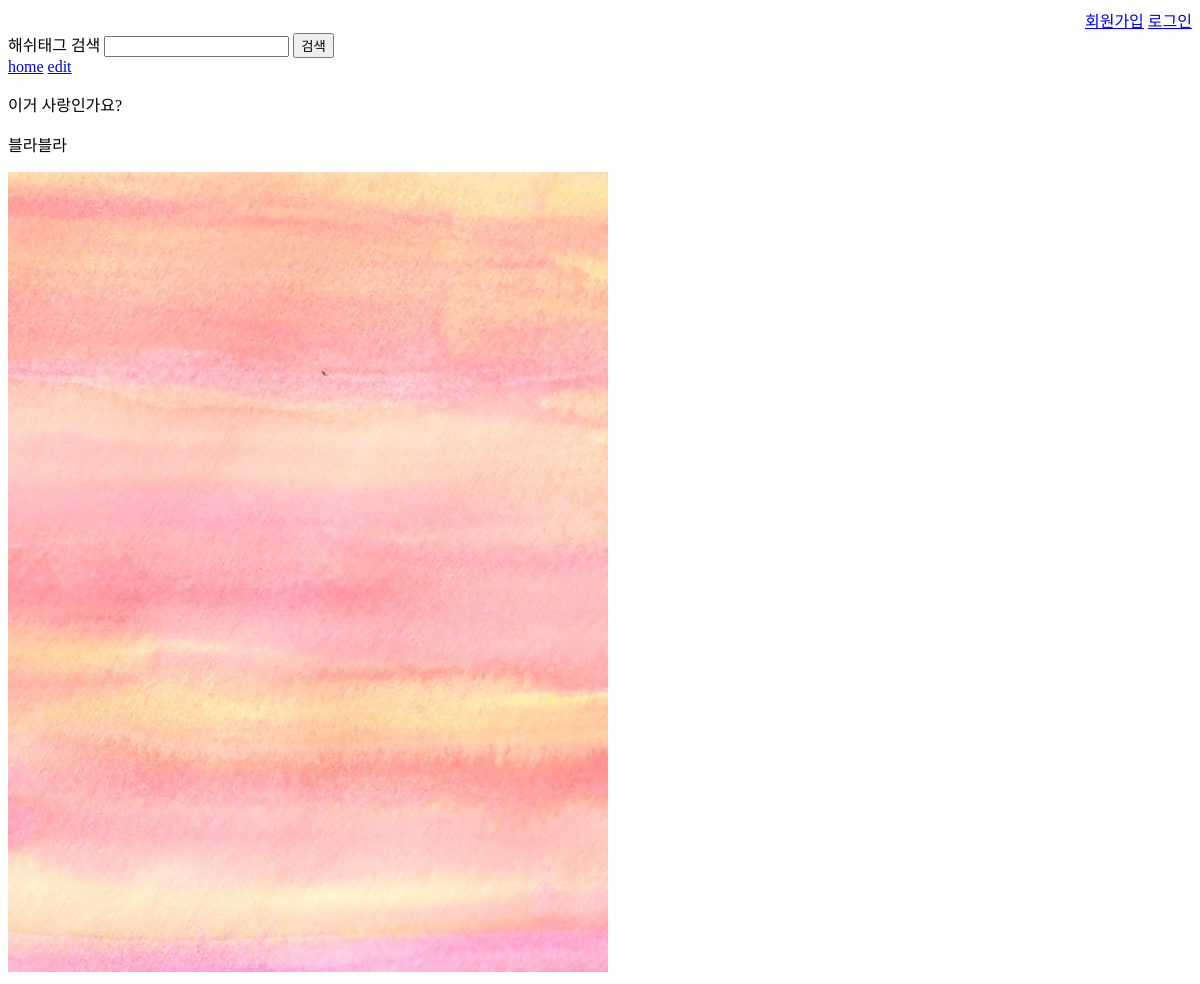
/home/1/, run on an earlier commit of the app's database.
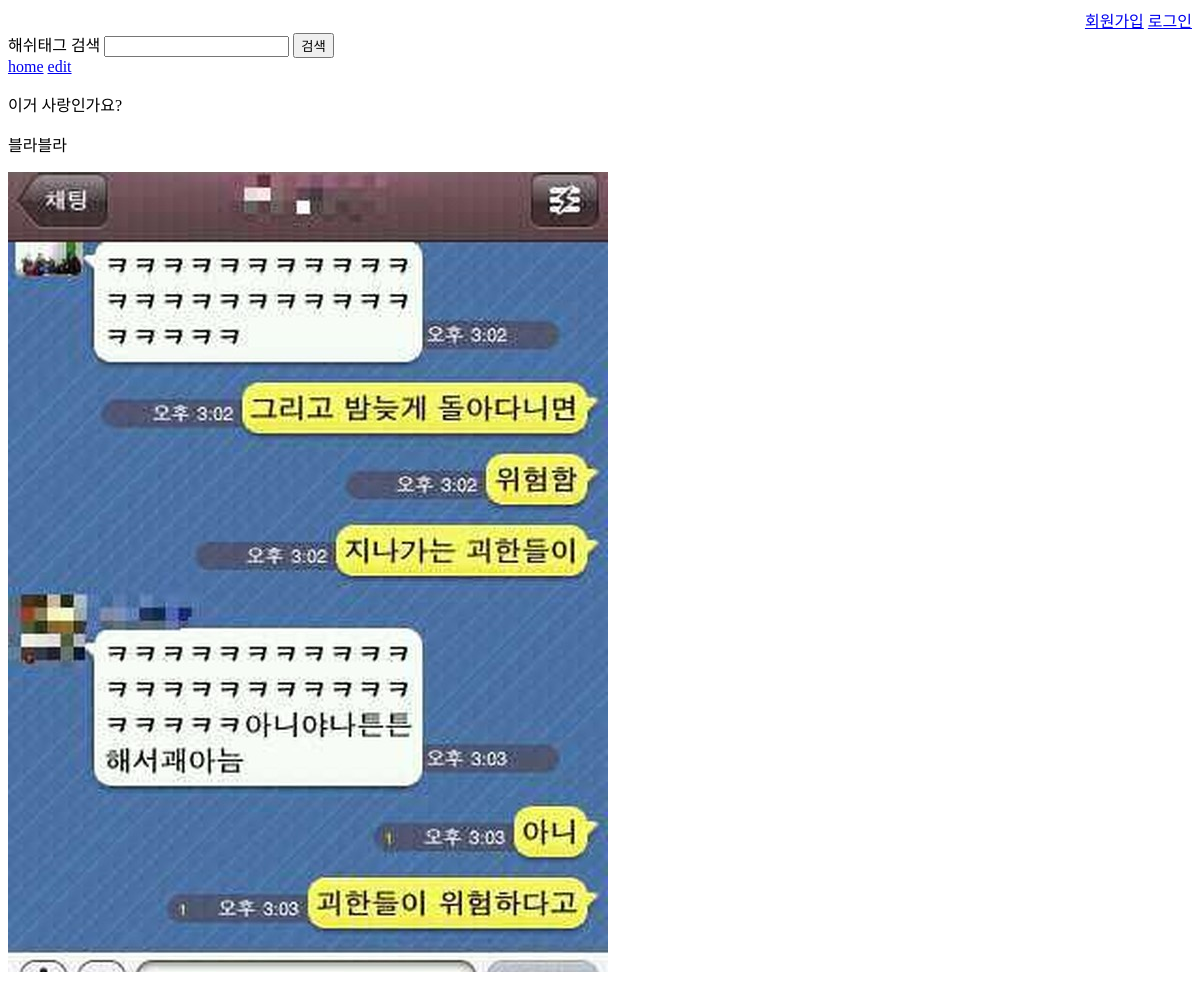
And on a later commit of the database.
### feedpage/models.py (models this page shows, shortened)
class Feed(models.Model):
    title = models.CharField(max_length=256)
    content = models.TextField()
    created_at = models.DateTimeField(default=timezone.now)
    updated_at = models.DateTimeField(blank=True, null=True)
    anonymous = models.BooleanField(default=False)
    author = models.ForeignKey(User, null=True, on_delete= models.CASCADE)
    sunny_content =models.CharField(max_length=256)
    cloudy_content= models.CharField(max_length=256)
    rainy_content=models.CharField(max_length=256)
    sunny_users = models.ManyToManyField(User, blank=True, related_name='feeds_sunny', through='Sunny')
    cloudy_users = models.ManyToManyField(User, blank=True, related_name='feeds_cloudy', through='Cloudy')
    rainy_users = models.ManyToManyField(User, blank=True, related_name='feeds_rainy', through='Rainy')
    nickname=models.CharField(max_length=200, blank=True)
    photo = ProcessedImageField(upload_to= 'feed_photos',
                                processors=[ResizeToFill(600, 800)],
                                options={'quality': 90})
    hashtag_str=models.TextField(blank=True)

### feedpage/views.py (the view, shortened to what this page needs)
# urls.py: path('<int:id>/', views.show, name='show'),
def show(request, id):
    if request.method == 'GET':
        feed = Feed.objects.get(id=id)
        return render(request, 'feedpage/show.html', {'feed': feed})

### feedpage/templates/feedpage/show.html
{% extends 'base.html' %}
{% block content %}
    <div>
      <a href="/home">home</a>
      <a href="/home/{{feed.id}}/edit/"> edit </a>
      <p>{{ feed.title }}</p>
      <p>{{ feed.content }}</p>
      {% if  feed.photo %}
          <img  src="{{ feed.photo.url }}"  alt="">
      {% endif %}
    </div>
{% endblock content %}

### feedpage/templates/base.html (shortened to what this page needs)
<!DOCTYPE html>
<html>
  <head>
  </head>
  <header>
    <div style="text-align: right;">
        {% if user.is_authenticated %}
             {{  user.profile.nickname }}님, 안녕하세요
             <a href="{% url 'logout'%}?next={{request.path}}">로그아웃</a>
             <a href="{% url 'mypage'%}">My Page</a>
        {% else %}
             <a href="{% url 'signup' %}">회원가입</a>
             <a href="{% url 'login'%}?next={{request.path}}">로그인</a>
        {% endif %}
    </div>
  </header>
  <form action="/home/search" method="get">
    해쉬태그 검색
    <input type="text" name="hashtags" value="{{ hashtags }}">
    <input type="submit" value="검색">
  </form>
  <body>
  {% block content %}
  {% endblock %}
  </body>
</html>

What changed in the data, as far as the page shows it:
changed Feed "이거 사랑인가요?": photo: a different picture
